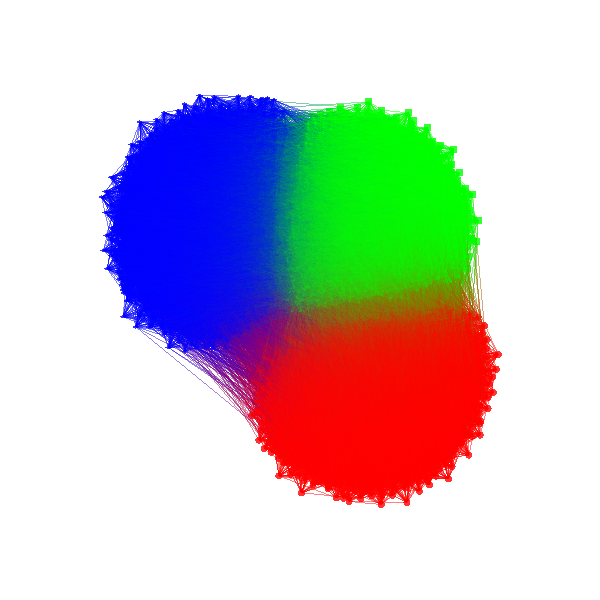

Python code for this plot:
"""
=======================================
Force-Directed: SBM Model and 2d Layout
=======================================

The goal of this example is to show how to use the Helios Network
draw with the Helios Force-Directed. To run this you should
have python 3.8 or greater.

"""
import numpy as np
import networkx as nx
import argparse
from fury.window import record

from helios import NetworkDraw
from helios.layouts import HeliosFr

parser = argparse.ArgumentParser()
parser.add_argument(
    '--interactive', dest='interactive', default=True, action='store_false')
args = parser.parse_args()

interactive = args.interactive
interactive = False
size = 1000
s = size
sizes = [s, s, s]
probs = np.array(
    [[0.45, 0.05, 0.02], [0.05, 0.45, 0.07], [0.02, 0.07, 0.40]])/10
g = nx.stochastic_block_model(sizes, probs, seed=0)

num_nodes = len(g)
edges = []
for source, target in g.edges():
    edges.append([source, target])
edges = np.array(edges)

colors_by_block = [[1, 0, 0], [0, 1, 0], [0, 0, 1]]

edge_colors = []
for source, target in g.edges():
    c0 = colors_by_block[source//s]
    c1 = colors_by_block[target//s]
    edge_colors += [c0, c1]

colors_by_block = [[1, 0, 0], [0, 1, 0], [0, 0, 1]]
colors = np.array(
    [colors_by_block[i//s]
     for i in range(len(g))]).astype('float64')

markers = [['o', 's', 'd'][i//s] for i in range(len(g))]
edge_colors = np.array(edge_colors).astype('float64')

centers = np.random.normal(size=(len(g), 2))

network_draw = NetworkDraw(
        positions=centers,
        edges=edges,
        colors=colors,
        scales=1,
        node_edge_width=0,
        marker=markers,
        edge_line_color=edge_colors,
        window_size=(600, 600)
)


layout = HeliosFr(
    edges, network_draw, update_interval_workers=0, max_workers=2)

###############################################################################
# The final step ! Visualize and save the result of our creation! Please,
# switch interactive variable to True if you want to visualize it.

if not interactive:
    layout.steps(100)

if interactive:
    layout.start()
    network_draw.showm.initialize()
    network_draw.showm.start()

record(
    network_draw.showm.scene, out_path='viz_helios2d.png', size=(600, 600))
